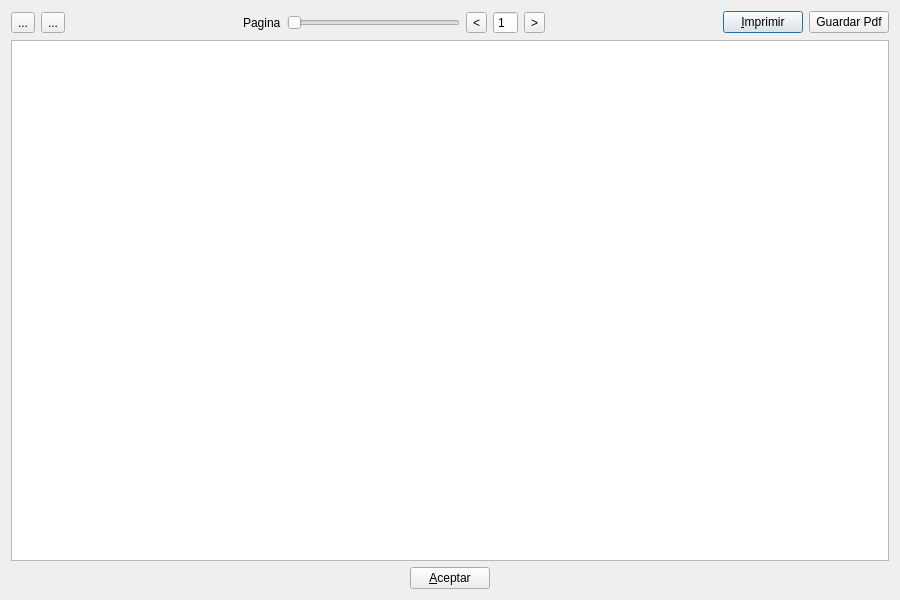
<?xml version="1.0" encoding="UTF-8"?>
<ui version="4.0">
 <author>Gordos Kund</author>
 <class>TDPreviewDialog</class>
 <widget class="QDialog" name="TDPreviewDialog">
  <property name="geometry">
   <rect>
    <x>0</x>
    <y>0</y>
    <width>900</width>
    <height>600</height>
   </rect>
  </property>
  <property name="windowTitle">
   <string>Dialog</string>
  </property>
  <layout class="QVBoxLayout">
   <item>
    <layout class="QHBoxLayout">
     <item>
      <widget class="QToolButton" name="zoomInToolButton">
       <property name="toolTip">
        <string>Zoom in</string>
       </property>
       <property name="text">
        <string>...</string>
       </property>
       <property name="icon">
        <iconset resource="pandasoft.qrc">
         <normaloff>:/images/zoom-in.png</normaloff>:/images/zoom-in.png</iconset>
       </property>
      </widget>
     </item>
     <item>
      <widget class="QToolButton" name="zoomOutToolButton">
       <property name="toolTip">
        <string>Zoom Out</string>
       </property>
       <property name="text">
        <string>...</string>
       </property>
       <property name="icon">
        <iconset resource="pandasoft.qrc">
         <normaloff>:/images/zoom-out.png</normaloff>:/images/zoom-out.png</iconset>
       </property>
      </widget>
     </item>
     <item>
      <spacer>
       <property name="orientation">
        <enum>Qt::Horizontal</enum>
       </property>
       <property name="sizeHint" stdset="0">
        <size>
         <width>40</width>
         <height>20</height>
        </size>
       </property>
      </spacer>
     </item>
     <item>
      <widget class="QLabel" name="label">
       <property name="text">
        <string>Pagina</string>
       </property>
      </widget>
     </item>
     <item>
      <widget class="QSlider" name="horizontalSlider">
       <property name="toolTip">
        <string>Select Page</string>
       </property>
       <property name="minimum">
        <number>1</number>
       </property>
       <property name="pageStep">
        <number>1</number>
       </property>
       <property name="value">
        <number>1</number>
       </property>
       <property name="tracking">
        <bool>false</bool>
       </property>
       <property name="orientation">
        <enum>Qt::Horizontal</enum>
       </property>
       <property name="tickPosition">
        <enum>QSlider::NoTicks</enum>
       </property>
       <property name="tickInterval">
        <number>0</number>
       </property>
      </widget>
     </item>
     <item>
      <widget class="QToolButton" name="prevToolButton">
       <property name="toolTip">
        <string>Previous Page</string>
       </property>
       <property name="text">
        <string>&lt;</string>
       </property>
       <property name="icon">
        <iconset resource="pandasoft.qrc">
         <normaloff>:/images/arrow-left.png</normaloff>:/images/arrow-left.png</iconset>
       </property>
      </widget>
     </item>
     <item>
      <widget class="QSpinBox" name="pageSpinBox">
       <property name="toolTip">
        <string>Type page number here</string>
       </property>
       <property name="buttonSymbols">
        <enum>QAbstractSpinBox::NoButtons</enum>
       </property>
       <property name="keyboardTracking">
        <bool>false</bool>
       </property>
       <property name="minimum">
        <number>1</number>
       </property>
      </widget>
     </item>
     <item>
      <widget class="QToolButton" name="nextToolButton">
       <property name="toolTip">
        <string>Next Page</string>
       </property>
       <property name="text">
        <string>&gt;</string>
       </property>
       <property name="icon">
        <iconset resource="pandasoft.qrc">
         <normaloff>:/images/arrow-right.png</normaloff>:/images/arrow-right.png</iconset>
       </property>
      </widget>
     </item>
     <item>
      <spacer>
       <property name="orientation">
        <enum>Qt::Horizontal</enum>
       </property>
       <property name="sizeHint" stdset="0">
        <size>
         <width>40</width>
         <height>20</height>
        </size>
       </property>
      </spacer>
     </item>
     <item>
      <widget class="QPushButton" name="print">
       <property name="toolTip">
        <string>Print Document</string>
       </property>
       <property name="text">
        <string>&amp;Imprimir</string>
       </property>
       <property name="icon">
        <iconset resource="pandasoft.qrc">
         <normaloff>:/images/document-print.png</normaloff>:/images/document-print.png</iconset>
       </property>
      </widget>
     </item>
     <item>
      <widget class="QPushButton" name="PDF">
       <property name="text">
        <string>Guardar Pdf</string>
       </property>
       <property name="icon">
        <iconset resource="pandasoft.qrc">
         <normaloff>:/images/application-pdf.png</normaloff>:/images/application-pdf.png</iconset>
       </property>
      </widget>
     </item>
    </layout>
   </item>
   <item>
    <widget class="QGraphicsView" name="graphicsView">
     <property name="renderHints">
      <set>QPainter::TextAntialiasing</set>
     </property>
     <property name="dragMode">
      <enum>QGraphicsView::ScrollHandDrag</enum>
     </property>
    </widget>
   </item>
   <item>
    <layout class="QHBoxLayout">
     <item>
      <spacer>
       <property name="orientation">
        <enum>Qt::Horizontal</enum>
       </property>
       <property name="sizeHint" stdset="0">
        <size>
         <width>40</width>
         <height>20</height>
        </size>
       </property>
      </spacer>
     </item>
     <item>
      <widget class="QPushButton" name="cancelPushButton">
       <property name="toolTip">
        <string>Cancel</string>
       </property>
       <property name="text">
        <string>&amp;Aceptar</string>
       </property>
       <property name="icon">
        <iconset resource="pandasoft.qrc">
         <normaloff>:/images/dialog-ok.png</normaloff>:/images/dialog-ok.png</iconset>
       </property>
      </widget>
     </item>
     <item>
      <spacer name="horizontalSpacer">
       <property name="orientation">
        <enum>Qt::Horizontal</enum>
       </property>
       <property name="sizeHint" stdset="0">
        <size>
         <width>40</width>
         <height>20</height>
        </size>
       </property>
      </spacer>
     </item>
    </layout>
   </item>
  </layout>
 </widget>
 <tabstops>
  <tabstop>graphicsView</tabstop>
  <tabstop>cancelPushButton</tabstop>
  <tabstop>PDF</tabstop>
  <tabstop>zoomInToolButton</tabstop>
  <tabstop>zoomOutToolButton</tabstop>
  <tabstop>horizontalSlider</tabstop>
  <tabstop>prevToolButton</tabstop>
  <tabstop>pageSpinBox</tabstop>
  <tabstop>nextToolButton</tabstop>
 </tabstops>
 <resources>
  <include location="pandasoft.qrc"/>
 </resources>
 <connections>
  <connection>
   <sender>cancelPushButton</sender>
   <signal>clicked()</signal>
   <receiver>TDPreviewDialog</receiver>
   <slot>accept()</slot>
   <hints>
    <hint type="sourcelabel">
     <x>804</x>
     <y>734</y>
    </hint>
    <hint type="destinationlabel">
     <x>470</x>
     <y>392</y>
    </hint>
   </hints>
  </connection>
  <connection>
   <sender>pageSpinBox</sender>
   <signal>valueChanged(int)</signal>
   <receiver>horizontalSlider</receiver>
   <slot>setValue(int)</slot>
   <hints>
    <hint type="sourcelabel">
     <x>528</x>
     <y>26</y>
    </hint>
    <hint type="destinationlabel">
     <x>467</x>
     <y>31</y>
    </hint>
   </hints>
  </connection>
 </connections>
</ui>
